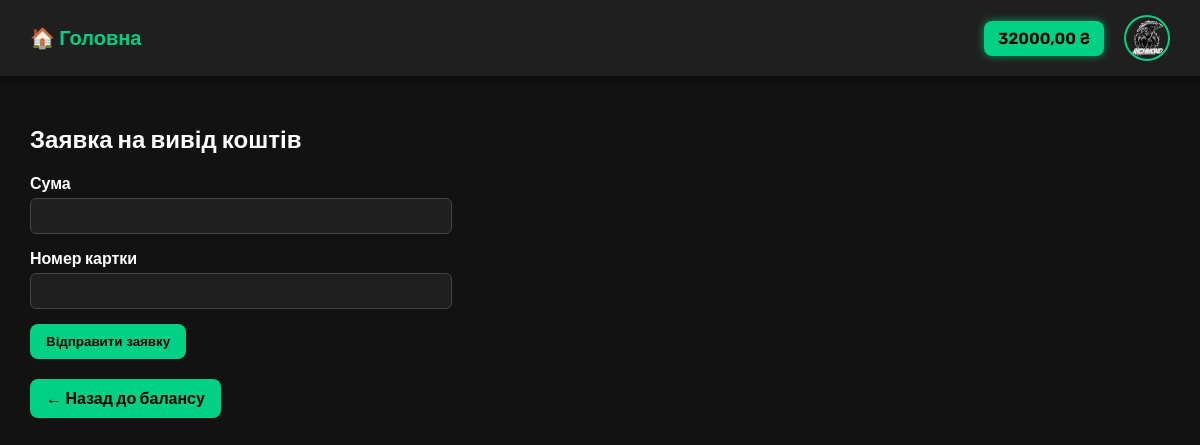
The app's page /withdraw/ (signed in) with its own data.
### accounts/models.py (models this page shows, shortened)
class CustomUser(AbstractUser):
    email = models.EmailField(unique=True)
    avatar = models.ImageField(upload_to='avatars/', default='files/avatars/default.png')
    balance = models.DecimalField(max_digits=10, decimal_places=2, default=0.00)

### accounts/views.py (the view)
# urls.py: path('withdraw/', accounts_views.withdraw_view, name='withdraw'),
@login_required
def withdraw_view(request):
    if request.method == 'POST':
        form = WithdrawForm(request.POST)
        if form.is_valid():
            amount = form.cleaned_data['amount']
            card_number = form.cleaned_data['card_number']
            user = request.user
            if amount > user.balance:
                messages.error(request, 'Недостатньо коштів на балансі.')
            else:
                user.balance -= amount
                user.save()
                WithdrawalRequest.objects.create(
                    user=user,
                    amount=amount,
                    card_number=card_number
                )
                messages.success(request, 'Заявка на вивід створена. Очікуйте підтвердження адміном.')
                return redirect('balance')
    else:
        form = WithdrawForm()
    return render(request, 'accounts/withdraw.html', {'form': form})

### accounts/forms.py (shortened to what this page needs)
class WithdrawForm(forms.ModelForm):
    class Meta:
        model = WithdrawalRequest
        fields = ['amount', 'card_number']

### accounts/templates/accounts/withdraw.html (shortened to what this page needs)
{% extends 'base.html' %}
{% block content %}
<h2 style="margin-bottom: 20px;">Заявка на вивід коштів</h2>
<form method="post" style="max-width: 400px;">
    <div style="margin-bottom: 15px;">
        <label for="id_amount">Сума</label><br>
        {{ form.amount }}
    </div>
<div style="margin-bottom: 15px;">
    <label for="id_card_number">Номер картки</label><br>
    {{ form.card_number }}
</div>
    <button type="submit" class="btn-action">Відправити заявку</button>
</form>
<div style="margin-top: 20px;">
    <a href="{% url 'balance' %}" class="btn-action">← Назад до балансу</a>
</div>
{% endblock %}

### templates/base.html (shortened to what this page needs)
<!DOCTYPE html>
<html lang="uk">
<head>
</head>
<body>
    <div class="navbar" role="navigation" aria-label="Головна навігація">
        <div class="nav-left">
            <a href="{% url 'home' %}">🏠 Головна</a>
        </div>
        <div class="nav-right">
            {% if request.user.is_authenticated %}
                <div class="balance" aria-label="Баланс користувача" tabindex="0">
                    {{ request.user.balance|floatformat:2 }} ₴
                </div>
                <div class="avatar-menu-wrapper" tabindex="0" aria-haspopup="true" aria-expanded="false" aria-label="Меню користувача">
                    <a href="{% url 'profile' %}" tabindex="-1">
                        <img src="{{ request.user.avatar.url }}" alt="Аватар користувача" />
                    </a>
                </div>
            {% else %}
                <a href="{% url 'login' %}" class="auth-link">🔐 Вхід</a>
                <a href="{% url 'register' %}" class="auth-link">📝 Реєстрація</a>
            {% endif %}
        </div>
    </div>
    <div class="container">
        {% block content %}{% endblock %}
    </div>
</body>
</html>

### templates/base.html (style rules this page uses)
body { background-color: #121212; font-family: 'Rubik', sans-serif; color: #fff; margin: 0; }
.navbar { background-color: #1f1f1f; display: flex; justify-content: space-between; padding: 15px 30px; align-items: center; box-shadow: 0 2px 10px rgba(0,0,0,0.5); position: relative; z-index: 100; }
.nav-left a { color: #00d084; font-weight: 700; text-decoration: none; font-size: 20px; transition: color 0.3s ease; }
.nav-right { display: flex; align-items: center; gap: 20px; position: relative; font-weight: 600; }
.balance { background: #00d084; color: #000; padding: 8px 14px; border-radius: 8px; cursor: default; user-select: none; font-size: 16px; min-width: 90px; text-align: center; box-shadow: 0 0 8px #00d084aa; }
.avatar-menu-wrapper { position: relative; display: inline-block; cursor: pointer; }
.avatar-menu-wrapper img { width: 42px; height: 42px; border-radius: 50%; border: 2px solid #00d084; display: block; transition: box-shadow 0.3s ease; }
.container { padding: 30px; }
input, select, textarea { background-color: #2a2a2a; color: #fff; border: 1px solid #444; padding: 10px; border-radius: 8px; font-size: 16px; transition: border 0.3s ease; }

### accounts/templates/accounts/withdraw.html (style rules this page uses)
input, select, textarea { width: 100%; padding: 8px 10px; margin-top: 5px; border-radius: 6px; border: 1px solid #444; background-color: #1f1f1f; color: #fff; }
label { font-weight: bold; }
.btn-action { background-color: #00d084; color: #000; border: none; padding: 10px 16px; border-radius: 8px; font-weight: bold; cursor: pointer; transition: background-color 0.3s ease; text-decoration: none; display: inline-block; }

### records on screen
CustomUser: user.balance "32000,00", user.avatar (picture)
